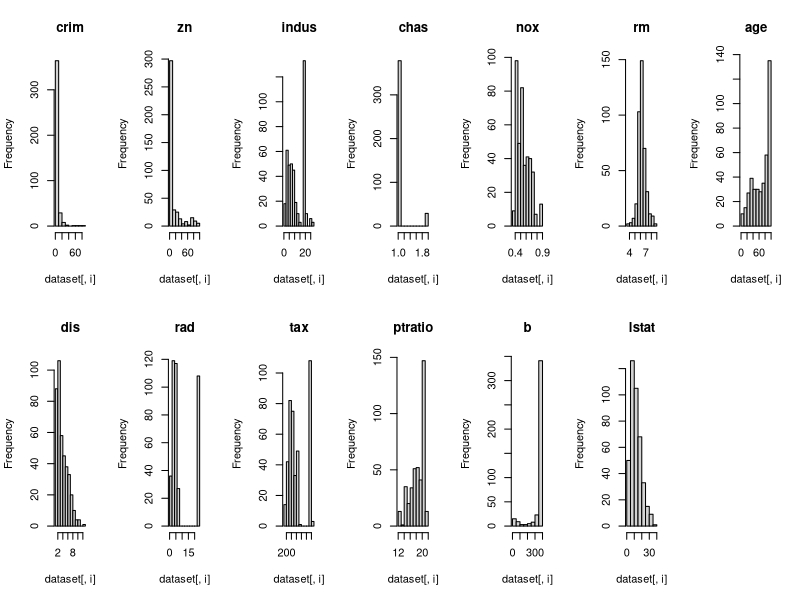
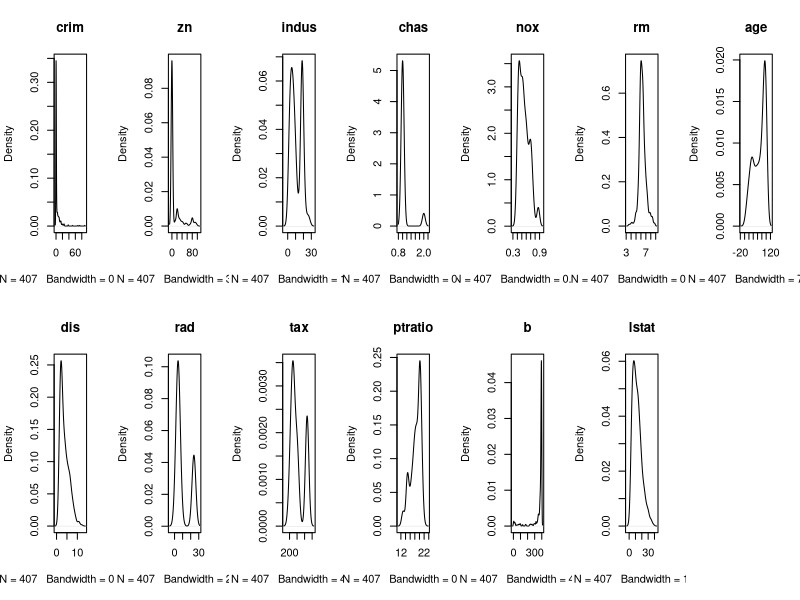
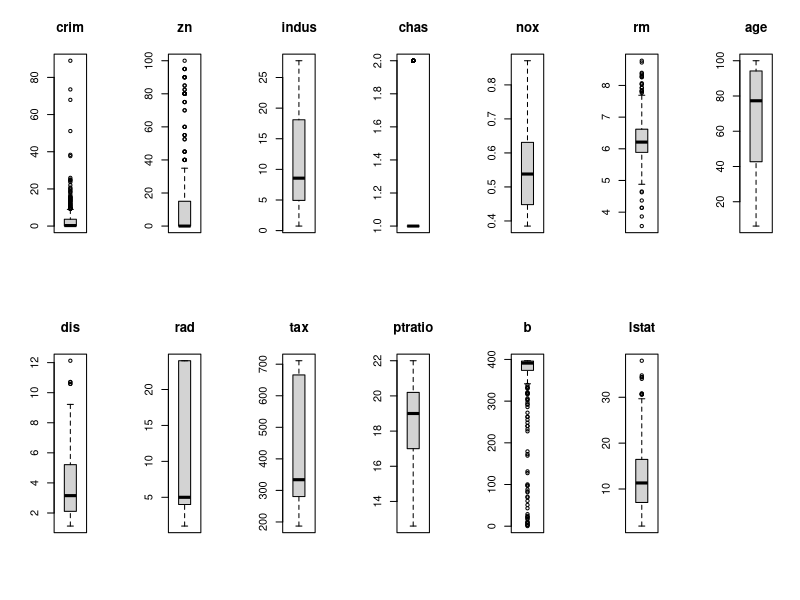
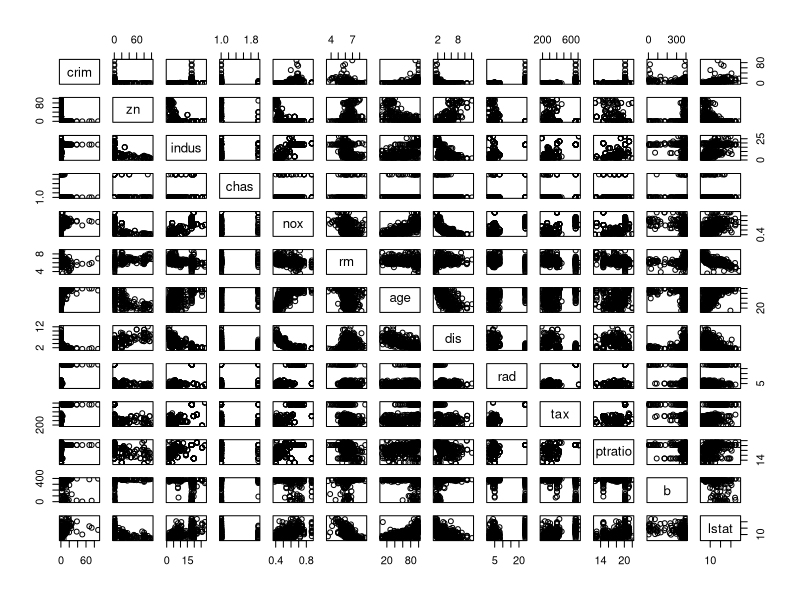
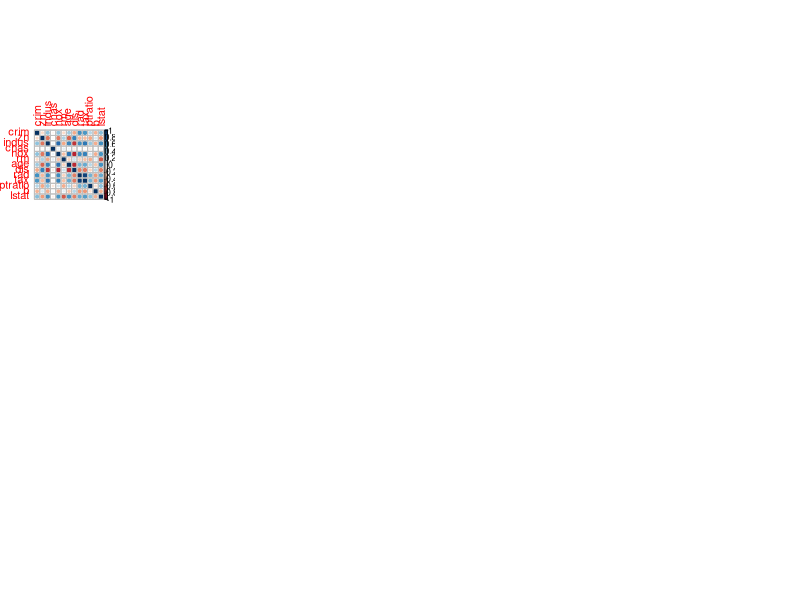

These charts were generated, in order, by the following R code: (Note: this script raises an error after producing the figures.)
## ---- chunk 1
knitr::opts_chunk$set(echo = TRUE)
## ---- chunk 2
library(ggplot2)
library(mlbench)
library(caret)
library(corrplot)
## ---- chunk 3
data(BostonHousing)
## ---- chunk 4
set.seed(7)
validation_index <- createDataPartition(BostonHousing$medv, p=0.80, list=FALSE)
dataset <- BostonHousing[validation_index,]
dataset[,'chas'] <- as.numeric(dataset[,'chas'])
validation <- BostonHousing[-validation_index,]
validation[,'chas'] <- as.numeric(validation[,'chas'])
## ---- chunk 5
dim(dataset)
## ---- chunk 6
sapply(dataset, class)
## ---- chunk 7
head(dataset)
tail(dataset)
## ---- chunk 8
summary(dataset)
## ---- chunk 9
dataset[,4] <- as.numeric(as.character(dataset[,4]))
## ---- chunk 10
cor(dataset[,1:13])
## ---- chunk 11
# Histograms for each attribute
par(mfrow=c(2,7))
for(i in 1:13) {
	hist(dataset[,i], main=names(dataset)[i])
}
## ---- chunk 12
# Density plot for each attribute
par(mfrow=c(2,7))
for(i in 1:13) {
	plot(density(dataset[,i]), main=names(dataset)[i])
}
## ---- chunk 13
# Boxplots for each attribute
par(mfrow=c(2,7))
for(i in 1:13) {
	boxplot(dataset[,i], main=names(dataset)[i])
}
## ---- chunk 14
# Scatterplot matrix
pairs(dataset[,1:13])
## ---- chunk 15
# Correlation plot
correlations <- cor(dataset[,1:13])
corrplot(correlations, method="circle")
## ---- chunk 16
# Run algorithms using 10-fold cross validation
control <- trainControl(method="repeatedcv", number=10, repeats=3)
metric <- "RMSE"
# lm
set.seed(7)
fit.lm <- train(medv~., data=dataset, method="lm", metric=metric, preProc=c("center", "scale"), trControl=control)
# GLM
set.seed(7)
fit.glm <- train(medv~., data=dataset, method="glm", metric=metric, preProc=c("center", "scale"), trControl=control)
# GLMNET
set.seed(7)
fit.glmnet <- train(medv~., data=dataset, method="glmnet", metric=metric, preProc=c("center", "scale"), trControl=control)
# SVM
set.seed(7)
fit.svm <- train(medv~., data=dataset, method="svmRadial", metric=metric, preProc=c("center", "scale"), trControl=control)
# CART
set.seed(7)
grid <- expand.grid(.cp=c(0, 0.05, 0.1))
fit.cart <- train(medv~., data=dataset, method="rpart", metric=metric, tuneGrid=grid, preProc=c("center", "scale"), trControl=control)
# kNN
set.seed(7)
fit.knn <- train(medv~., data=dataset, method="knn", metric=metric, preProc=c("center", "scale"), trControl=control)
# Compare algorithms
results <- resamples(list(LM=fit.lm, GLM=fit.glm, GLMNET=fit.glmnet, SVM=fit.svm, CART=fit.cart, KNN=fit.knn))
summary(results)
dotplot(results)
## ---- chunk 17
# remove correlated attributes
# find attributes that are highly corrected
set.seed(7)
cutoff <- 0.70
correlations <- cor(dataset[,1:13])
highlyCorrelated <- findCorrelation(correlations, cutoff=cutoff)
for (value in highlyCorrelated) {
	print(names(dataset)[value])
}
# create a new dataset without highly corrected features
dataset_features <- dataset[,-highlyCorrelated]
dim(dataset_features)

# Run algorithms using 10-fold cross validation
control <- trainControl(method="repeatedcv", number=10, repeats=3)
metric <- "RMSE"
# lm
set.seed(7)
fit.lm <- train(medv~., data=dataset_features, method="lm", metric=metric, preProc=c("center", "scale"), trControl=control)
# GLM
set.seed(7)
fit.glm <- train(medv~., data=dataset_features, method="glm", metric=metric, preProc=c("center", "scale"), trControl=control)
# GLMNET
set.seed(7)
fit.glmnet <- train(medv~., data=dataset_features, method="glmnet", metric=metric, preProc=c("center", "scale"), trControl=control)
# SVM
set.seed(7)
fit.svm <- train(medv~., data=dataset_features, method="svmRadial", metric=metric, preProc=c("center", "scale"), trControl=control)
# CART
set.seed(7)
grid <- expand.grid(.cp=c(0, 0.05, 0.1))
fit.cart <- train(medv~., data=dataset_features, method="rpart", metric=metric, tuneGrid=grid, preProc=c("center", "scale"), trControl=control)
# kNN
set.seed(7)
fit.knn <- train(medv~., data=dataset_features, method="knn", metric=metric, preProc=c("center", "scale"), trControl=control)
# Compare algorithms
feature_results <- resamples(list(LM=fit.lm, GLM=fit.glm, GLMNET=fit.glmnet, SVM=fit.svm, CART=fit.cart, KNN=fit.knn))
summary(feature_results)
dotplot(feature_results)
## ---- chunk 18
# look at parameters
print(fit.svm)

# tune SVM sigma and C parametres
control <- trainControl(method="repeatedcv", number=10, repeats=3)
metric <- "RMSE"
set.seed(7)
grid <- expand.grid(.sigma=c(0.025, 0.05, 0.1, 0.15), .C=seq(1, 10, by=1))
fit.svm <- train(medv~., data=dataset, method="svmRadial", metric=metric, tuneGrid=grid, preProc=c("center", "scale"), trControl=control)
print(fit.svm)
plot(fit.svm)
## ---- chunk 19
valY <- validation[,14]
predictions <- predict(fit.svm, newdata=validation)
print(RMSE(predictions, valY))
print(R2(predictions, valY))
